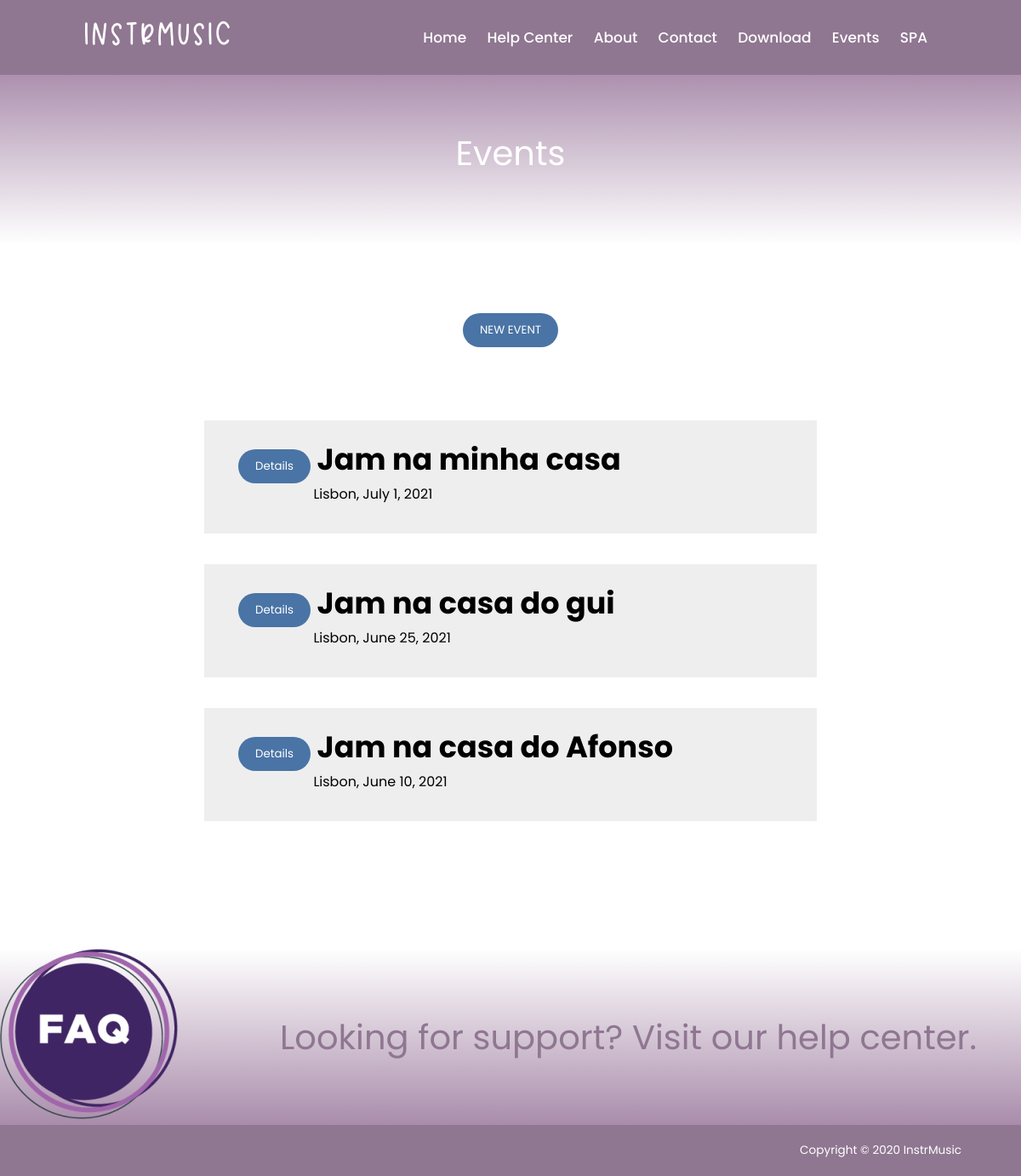
Before: /events with the older database file.
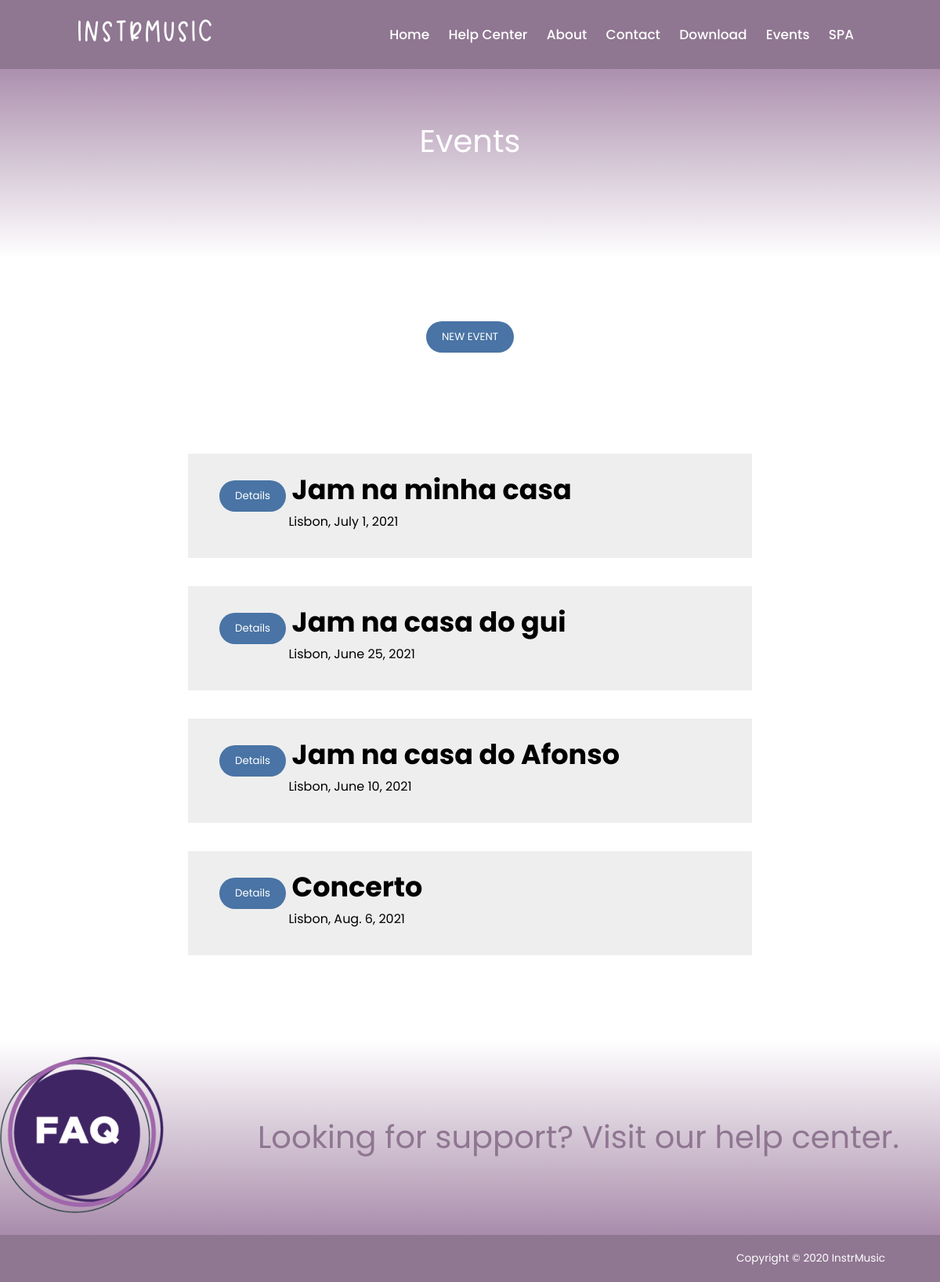
After: the same page with the newer database file.
### website/models.py (models this page shows, shortened)
class Event(models.Model):
    title = models.CharField(max_length=30)
    description = models.TextField(max_length=180, default='')
    date = models.DateField(null=True, blank=True)
    time = models.IntegerField()
    location = models.ForeignKey(Location, on_delete=models.CASCADE, related_name="location")

class Location(models.Model):
    city = models.CharField(max_length=30)
    address = models.CharField(max_length=30)
    def __str__(self):
        return self.city

### website/views.py (the view)
# urls.py: path('events', views.events_page_view, name='events'),
def events_page_view(request):
    context = {'events': Event.objects.all()}
    if not request.user.is_authenticated:
        return render(request, 'website/events.html', context)
    context = {'events': Event.objects.all(), 'message': "logged"}
    return render(request, "website/events.html", context)

### website/templates/website/events.html (shortened to what this page needs)
{% extends 'website/base.html' %}
{% load static %}
{% block main %}
    <article id="subheader">
        Events
    </article>
    <article id="sub_subheader">
        <a href="{% url 'website:new_event' %}">
            <button>NEW EVENT</button>
        </a>
    </article>
    <article id="event">
        {% for event in events %}
            <ul style="background-color: #eee; margin-bottom: 5%;">
                <h2><a href=" {% url 'website:events_details' event.id %}"><button>Details</button></a>
                    {{ event.title }}
                </h2>
                <p style="padding-bottom: 5%; padding-left: 13%">{{ event.location }}, {{ event.date }}</p>
            </ul>
        {% endfor %}
    </article>
{% endblock main %}

Changed rows visible on the page:
added Event: title "Concerto", location "Lisbon", date "Aug. 6, 2021"
